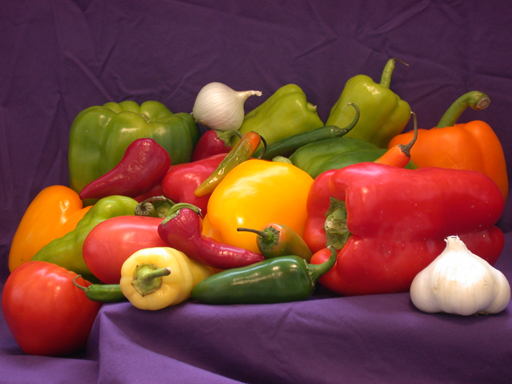
%> input picture HW_1/fig/peppers.png, 512 x 384 px
$ octave hw1_projective.m   (GNU Octave 9; MATLAB toolbox functions it lacks are replaced by stand-ins)
%> lines starting %> are read from the running program, lines starting %| are printed output that depends on the picture
%{
2022094093 Kim Dohoon
Assignment#1
%}
clear all;

% Load peppers.png
img = imread('peppers.png');
%> img is the input picture: size 384x512x3 uint8; mean R, G, B 120.8, 66.4, 57.6

% Load Own Image - Cherry Blossom
%img = imread('./fig/cb.png');

% 1) Scaling, Matlab
s = 1.5;
S = [s 0 0;
     0 s 0;
     0 0 1];
scaled = imwarp(img, projective2d(S), 'OutputView', imref2d(size(img)));
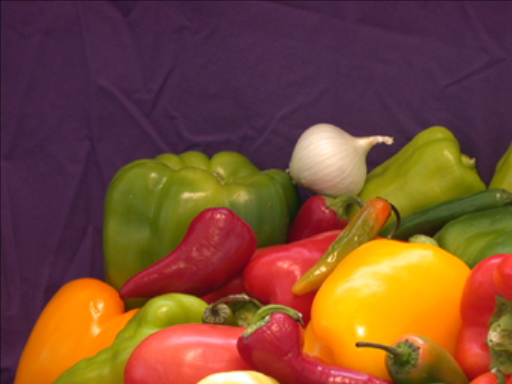
%> scaled: size 384x512x3 uint8; mean R, G, B 122.1, 74.8, 50.6
imwrite(scaled, './fig/scaling_peppers.png', 'png');
%imwrite(scaled, './fig/scaling_cb.png', 'png')

% 2) Rotation, Matlab
theta = -pi / 6;
R = [cos(theta) -sin(theta) 0;
     sin(theta) cos(theta)  0;
     0          0           1];
rotated = imwarp(img, projective2d(R), 'OutputView', imref2d(size(img)));
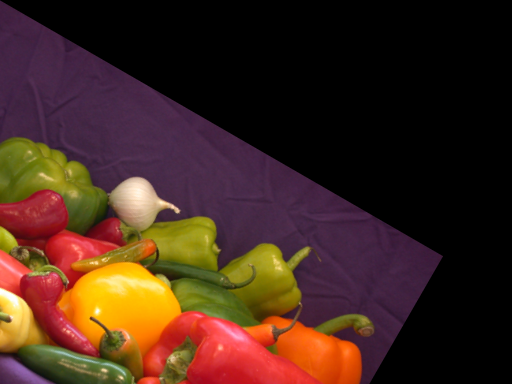
%> rotated: size 384x512x3 uint8; mean R, G, B 66.9, 39.6, 28.1
imwrite(rotated, './fig/rotation_peppers.png', 'png');
%imwrite(rotated, './fig/rotation_cb.png', 'png')

% 3) Similarity, Matlab
s = 0.5;
theta = pi / 3;
Sim = [cos(theta) -sin(theta)  0;
       sin(theta)  cos(theta)  0;
       0            0          1] .* s;
Sim(3, 3) = 1;
similarity = imwarp(img, projective2d(Sim), 'OutputView', imref2d(size(img)));
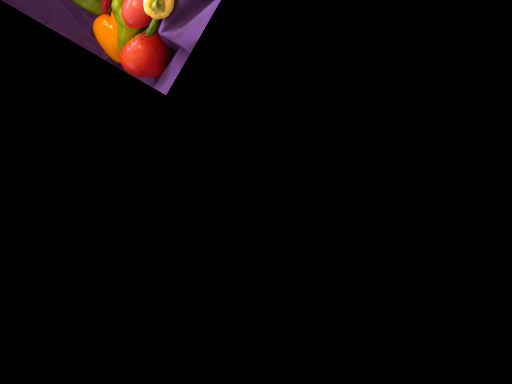
%> similarity: size 384x512x3 uint8; mean R, G, B 6.8, 3.5, 3.2
imwrite(similarity, './fig/similarity_peppers.png', 'png');
%imwrite(similarity, './fig/similarity_cb.png', 'png');

% 4) Affine, Matlab
Aff = [   2 0.33 0;
        0.2    1 0;
       -100   50 1;];
affine = imwarp(img, projective2d(Aff), 'OutputView', imref2d(size(img)));
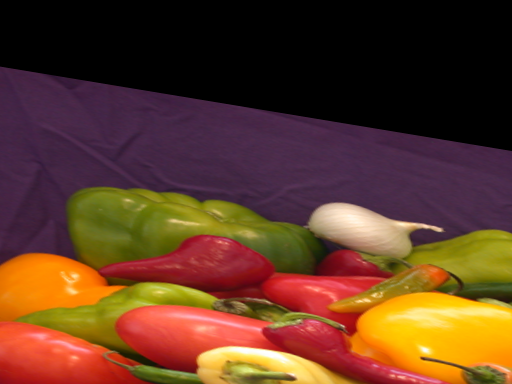
%> affine: size 384x512x3 uint8; mean R, G, B 96.3, 58, 36.4
imwrite(affine, './fig/affine_peppers.png', 'png');
%imwrite(affine, './fig/affine_cb.png', 'png');

% 5) Projective, Matlab
Proj = [   1     0.2  0.005;
        -0.1    0.07 -0.005;
          50      30      1;];
projective = imwarp(img, projective2d(Proj), 'OutputView', imref2d(size(img)));
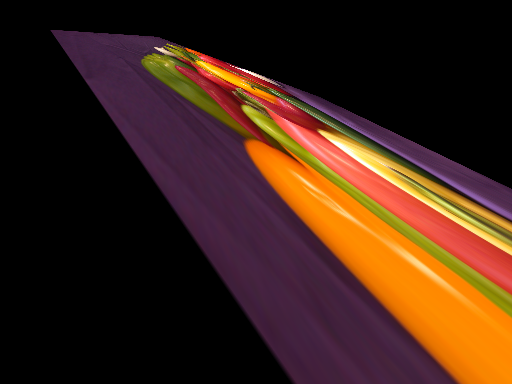
%> projective: size 384x512x3 uint8; mean R, G, B 64.3, 36, 22.4
imwrite(projective, './fig/projective_peppers.png', 'png');
%imwrite(projective, './fig/projective_cb.png', 'png');
